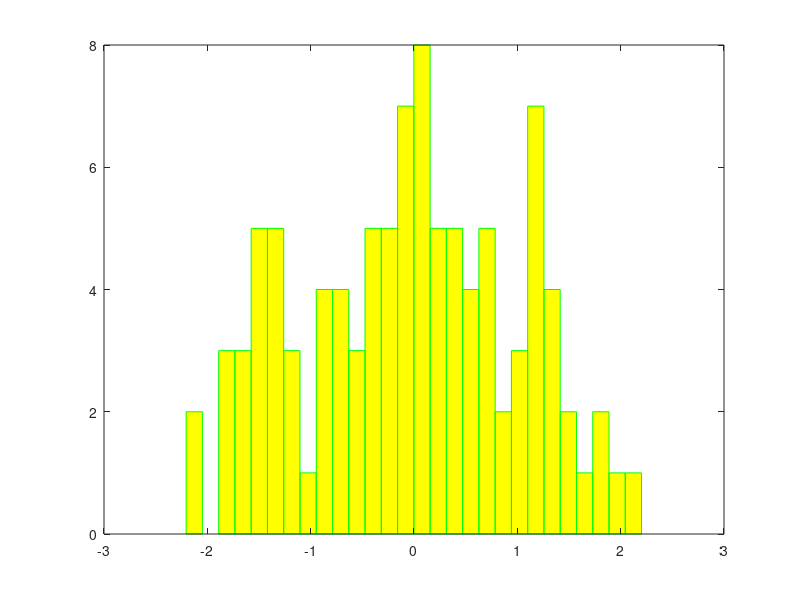

The MATLAB source for this figure:
disp(cos(0));
disp(2^1/2);
disp(2^(1/2));  %Root(2)

%!Octave Folows BODMAS principal right

l = 3*j + 9*i + 3*j + 7 + 8*i;
disp(l);

%12+3+8 = 23
m = 3*i * 5*j;
disp(m);

k = -6j/3i;
disp(k);

n = -8/64j;
disp(n);

w = [5,6,7;8,10,62;23,4,7]       %Is a Array of 3X3

a = [9,3,4; 5,8,7]
b = [7,4,3; 8,7,2]

disp(a+b);

disp(a.*b);      %for the bitwise multiplication we must use the . before * 
disp(a./b);      %for the bitwise division we must use the . before /

o = 5;
printf("Hi %d %f \n", o,(2^(1/2)));
printf('lol \n')

z = 1 + 3j;
printf("z = %.2f + %.2fi\n", real(z), imag(z));

disp(log(2));                %log(x) it uses base 𝑒≈2.718.
disp(log10(2));              %log 10(x) uses base 10 as defined.

disp(iskeyword("if"));   % Correct syntax

disp(who('n'));
disp(whos('n'));

disp(Inf + Inf)
disp(Inf - Inf)
disp(Inf * Inf)
disp(Inf / Inf)
disp((i * Inf)^2);
disp(inf/i);

%The clc command is used to clear the screen.
%The clear command is used to clear variables and values.

disp(sqrt(25));

a = [9,3,4; 5,8,7]       %Matrix 
disp(a');                %transpose

disp('');               
disp(fliplr(a));         %left right fliped

disp('');
disp(flipud(a));         %up down shift

disp(linspace(0,10,5));
disp(logspace(0,10,5));

a = rand(2,3);
disp('');
disp(a);

b = pinv(a);
disp('');
disp(b);

disp("detarminent =");
disp(det(w));                %to find det the matrix must be a square matrix 

d=eye(3,2);
disp(d);
disp('');

e = [1,2,3;4,5,6;7,8,9];
disp(e);
disp('');
disp(rot90(e, 1));
disp('');
disp(rot90(e, 2));
disp('');
disp(rot90(e, 3));

a = [2,3; 1,4; 5,6]
disp(reshape(a, 1, 6));   %Whn reshaping the count of element must be same for each matrix

b=rand(2,3)
disp(sort(b));

% max(9,77,100);
disp(max([9,77,100]));

A = ones(3, 3);           %3x3 matrix of ones
disp(tril(A));
disp(triu(A));

% y=[23,12]
% z=[42,10]
% subplot(2,2,1);  % First subplot (2x2 grid, position 1)
% plot(y, z);       % Plot the first graph

% subplot(2,2,2);  % Second subplot (2x2 grid, position 2)
% plot(z, y); 

% subplot(2,2,3);  % Second subplot (2x2 grid, position 3)
% plot(z, y);

% subplot(2,2,4);  % Second subplot (2x2 grid, position 4)
% plot(z, y); 

% clear

% x= linspace (7, 98,7);
% plot3(x, 4*x, x.^2)

% Create some data
x = 0:0.1:10;
y = sin(x);
z = cos(x);

% 2D plot
% plot(x, y, 'r');  % Plot y vs. x in red
% hold on;
% plot(x, z, 'b');  % Plot z vs. x in blue

% Add text
%text(0, 0, 'Intersection', 'FontSize', 12);

% Turn on grid
grid on;

% Zoom in
%axis([0 10 -1.5 1.5]);  % Manually zoom in by setting axis limits

% Toggle axes visibility
%axis off;  % Hide axes
xlabel('X-axis Label');   % Label for x-axis
ylabel('Y-axis Label');   % Label for y-axis

% Toggle interactive zoom
zoom on;

% Rotate (for 3D plots only)
% plot3(x, y, z);   % Uncomment for 3D plot
% view(45, 30);      % Set 3D view (if using 3D plotting)

hist(randn (1,100), 28, "facecolor", "y", "edgecolor", "g");

printf('The value of pi is approximately: %.2f\n', pi);
result = sprintf('lol');
disp(result);  % Displays 'lol' stored in the variable
fprintf('lol');  % Prints 'lol' to the console

disp(mat2str(56));
% disp(mat2str('56'));            %won't work


pause

A = randi([1, 80], 10, 7);  % 10 rows, 7 columns, integers between 1 and 80
disp(A);